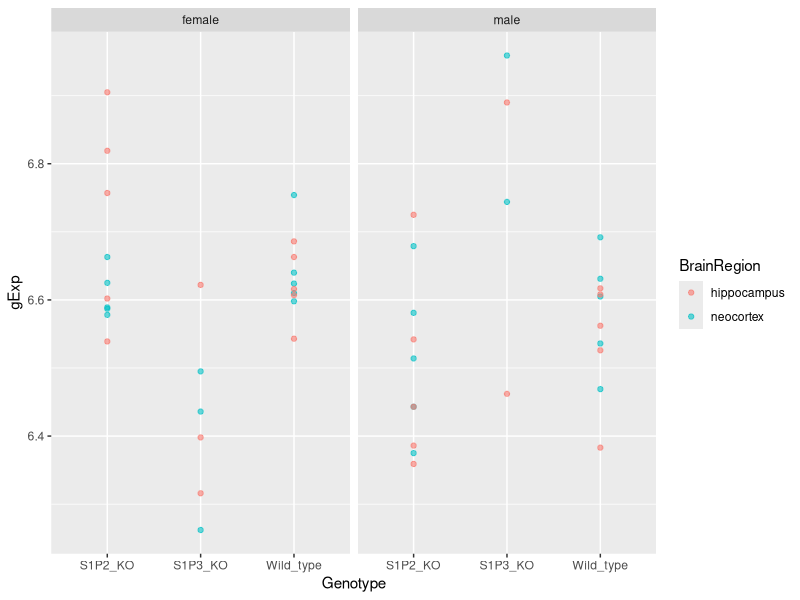

This figure's R source: (Note: this script raises an error after producing the figure.)
## ---- chunk 1
library(plyr)
library(ggplot2)
library(xtable)
## ---- chunk 2
library(knitr)
opts_chunk$set(tidy = FALSE, 
               comment=NA,
               digits = 3)
## ---- chunk 3
html_print <- function(x, ..., digits = 0, include.rownames = TRUE){
  print(xtable(x, digits = digits, ...), 
        type = 'html', include.rownames = include.rownames)
}
## ---- chunk 4
design <- read.table("../data/mouseBrain/GSE7191-design.txt",
                     row.names=1, header=TRUE)
expDat <- read.table("../data/mouseBrain/GSE7191-data.txt",
                     row.name="probe", header=TRUE)

# order expression data columns (samples) by the rows in the design table
expDat <- expDat[, row.names(design)]
## ---- chunk 5
dim(expDat)  # [probes, samples]
dim(design)  # [samples, design factors]
fa <- colnames(design) # design factors
## ---- chunk 6
with(design, table(Genotype))
with(design, table(BrainRegion))
with(design, table(Sex))
with(design, table(DateRun))

## ---- chunk 7

faCounts <- ldply(design, function(x){
  faFeq <- table(x)
  iFaCounts <- data.frame(faFeq)
  colnames(iFaCounts) <- c("factor.level", "counts")
  return(iFaCounts)
})
html_print(faCounts)
## ---- chunk 8
x <- with(design, table(BrainRegion, Genotype))
html_print(addmargins(x))
## ---- chunk 9
x <- with(design, table(Sex, BrainRegion, Genotype))
ftable(x)
## ---- chunk 10
x <- with(design, table(Genotype, DateRun))
ftable(x)
x <- with(design, table(Genotype, DateRun))
ftable(x)
## ---- chunk 11
(theProbe <- which(row.names(expDat) == '99372_at'))
pDat <- data.frame(design, gExp = unlist(expDat[theProbe, ]))

ggplot(pDat, aes(x=Genotype, y=gExp, color=BrainRegion)) + geom_point(alpha=0.6) + facet_grid(.~Sex)
## ---- chunk 12
# compute mean expression at each combination of Genetype, BrainRegion and Sex
pMean <- aggregate(gExp ~ Genotype + BrainRegion + Sex, pDat, FUN = mean)

# display the result in wide form
x <- xtabs(gExp~BrainRegion+Sex+Genotype,pMean)
ftable(x)
## ---- chunk 13
sampleOrd <- with(design, 
                  order(DateRun, Genotype, BrainRegion, Sex))
heatmap(hDat, Rowv = NA, Colv = NA, scale="none", margins = c(5, 8),
        col = jBuPuFun(256))
## ---- chunk 14
plot(cars)
